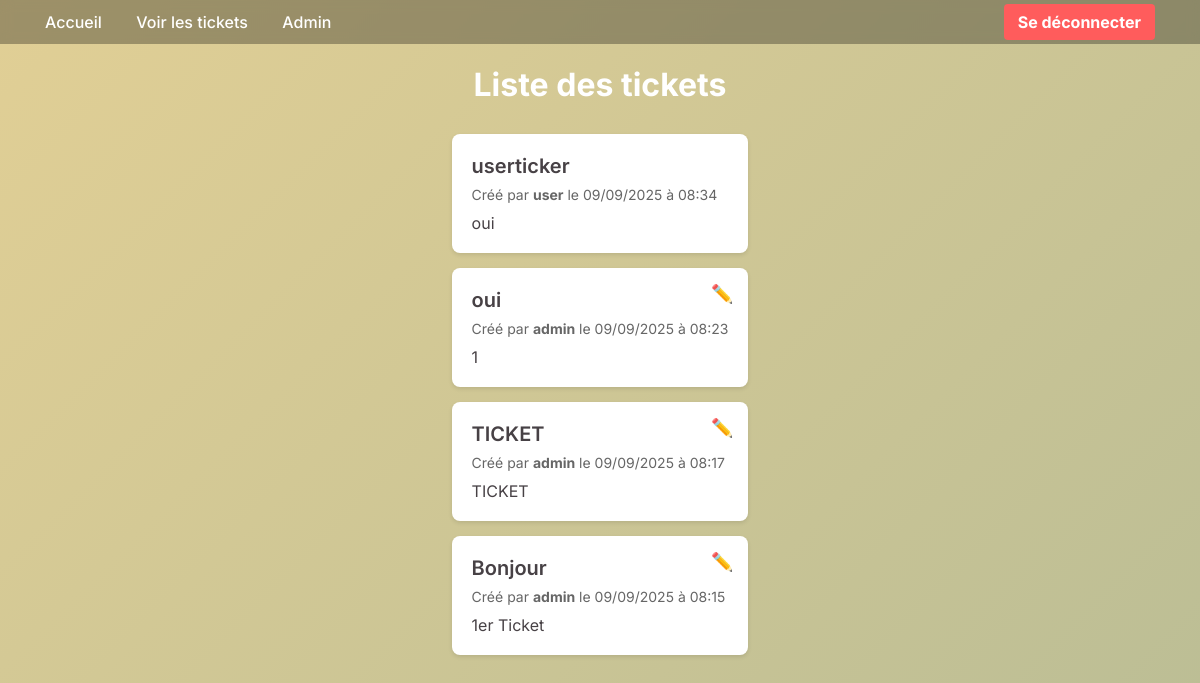
The app's page /ticket.php (signed in) with its own data.
### tables this page shows
CREATE TABLE tickets (
        id INTEGER PRIMARY KEY AUTOINCREMENT,
        title TEXT NOT NULL,
        description TEXT NOT NULL,
        created_at DATETIME DEFAULT CURRENT_TIMESTAMP,
        user_id INTEGER NOT NULL,
        FOREIGN KEY (user_id) REFERENCES users(id) ON DELETE CASCADE
    );

CREATE TABLE users (
        id INTEGER PRIMARY KEY AUTOINCREMENT,
        username TEXT NOT NULL UNIQUE,
        password TEXT NOT NULL,
        role TEXT NOT NULL DEFAULT 'user'
    );

### db.php (called while the page is built, shortened)
<?php
function getDB() {
    static $db = null;
    if ($db === null) {
        try {
            $db = new PDO('sqlite:database.db');
            $db->setAttribute(PDO::ATTR_ERRMODE, PDO::ERRMODE_EXCEPTION);
        } catch (PDOException $e) {
            die("Erreur de connexion à la base de données : " . $e->getMessage());
        }
    }
    return $db;
}
function getAllTickets() {
    $db = getDB();
    $stmt = $db->query("
        SELECT tickets.*, users.username
        FROM tickets
        JOIN users ON tickets.user_id = users.id
        ORDER BY tickets.created_at DESC
    ");
    return $stmt->fetchAll(PDO::FETCH_ASSOC);
}
?>

### ticket.php (the view, shortened to what this page needs)
<?php
require 'db.php';
$isAdmin = ($_SESSION['role'] === 'admin');
$tickets = getAllTickets();
?>
<!DOCTYPE html>
<html lang="en">
<head>
    <link rel="stylesheet" href="css1.css"/>
</head>
<body>
    <?php include 'navbar.php'; ?>
    <h1>Liste des tickets</h1>
    <div class="ticket-list">
        <?php if (empty($tickets)): ?>
            <p class="no-tickets">Aucun ticket pour le moment.</p>
        <?php else: ?>
            <?php foreach ($tickets as $ticket): ?>
                <div class="ticket">
                    <?php if ($ticket['user_id'] == $_SESSION['user_id']): ?>
                        <a href="edit_ticket.php?id=<?= $ticket['id'] ?>" class="edit-icon" title="Modifier le ticket">✏️</a>
                    <?php endif; ?>
                    <div class="ticket-title"><?= htmlspecialchars($ticket['title']) ?></div>
                    <div class="ticket-meta">
                        Créé par <strong><?= htmlspecialchars($ticket['username']) ?></strong>
                        le <?= date('d/m/Y à H:i', strtotime($ticket['created_at'])) ?>
                    </div>
                    <div class="ticket-description"><?= nl2br(htmlspecialchars($ticket['description'])) ?></div>
                </div>
            <?php endforeach; ?>
        <?php endif; ?>
    </div>
</body>
</html>

### navbar.php (shortened to what this page needs)
<div class="navbar">
    <div>
        <a href="home.php">Accueil</a>
        <a href="ticket.php">Voir les tickets</a>
        <?php if ($isAdmin): ?>
            <a href="admin.php">Admin</a>
        <?php endif; ?>
    </div>
    <div>
        <a class="logout" href="logout.php">Se déconnecter</a>
    </div>
</div>

### css1.css (style rules this page uses)
body { font-family: 'Inter', sans-serif; margin: 0; background: linear-gradient(135deg, #e1cf95, #BABD95); color: white; min-height: 100vh; display: flex; flex-direction: column; }
.logout { background-color: #ff5c5c; color: white; padding: 10px 15px; border-radius: 5px; text-decoration: none; font-weight: 500; transition: background-color 0.2s ease; }

### ticket.php (style rules this page uses)
h1 { text-align: center; margin-bottom: 30px; }
.ticket-list { max-width: 900px; margin: 0 auto; }
.ticket { position: relative; padding: 20px; background-color: white; border-radius: 8px; margin-bottom: 15px; box-shadow: 0 2px 4px rgba(0,0,0,0.1); color: #474145; }
.edit-icon { position: absolute; top: 15px; right: 15px; color: #888; font-size: 18px; text-decoration: none; transition: color 0.3s ease; }
.ticket-title { font-size: 20px; font-weight: 600; margin-bottom: 8px; }
.ticket-meta { font-size: 14px; color: #666; margin-bottom: 10px; }
.ticket-description { font-size: 16px; }

### navbar.php (style rules this page uses)
.navbar { background-color: rgba(0, 0, 0, 0.3); backdrop-filter: blur(6px); -webkit-backdrop-filter: blur(6px); padding: 12px 30px; display: flex; justify-content: space-between; align-items: center; position: sticky; top: 0; z-index: 1000; }
.navbar a { color: white; text-decoration: none; margin: 0 15px; font-weight: 500; font-size: 16px; transition: color 0.2s ease; }
.navbar .logout { background-color: #ff5c5c; padding: 8px 14px; border-radius: 4px; font-weight: bold; transition: background-color 0.2s ease; }

### records on screen
tickets: title "userticker", user.username "user", created_at "09/09/2025 à 08:34", description "oui"
tickets: title "oui", user.username "admin", created_at "09/09/2025 à 08:23", description "1"
tickets: title "TICKET", user.username "admin", created_at "09/09/2025 à 08:17", description "TICKET"
tickets: title "Bonjour", user.username "admin", created_at "09/09/2025 à 08:15", description "1er Ticket"
